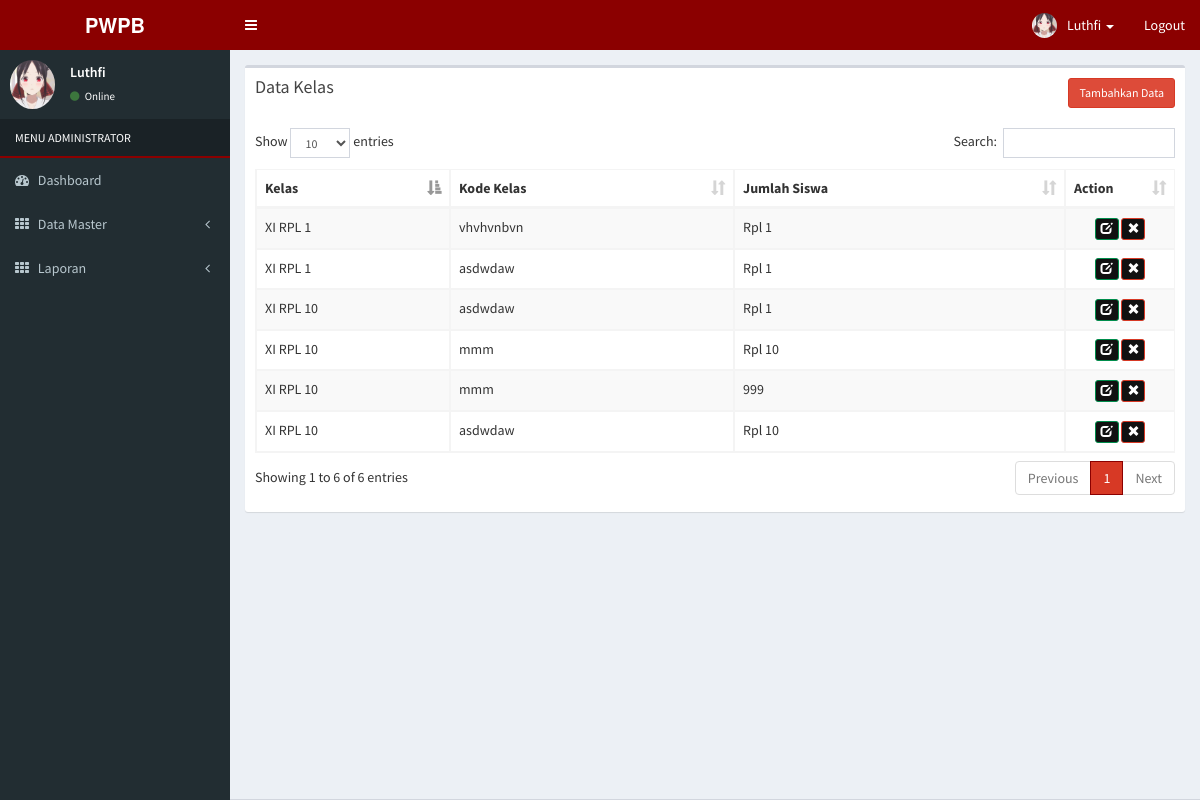
/index.php?view=kelas (signed in), run on the app's committed database.
### tables this page shows
CREATE TABLE `users` (
  `id_users` int(11) NOT NULL,
  `username` varchar(255) NOT NULL,
  `password` varchar(255) NOT NULL,
  `hak_akses` varchar(255) NOT NULL,
  `nama` varchar(255) NOT NULL,
  `status` enum('y','n') NOT NULL
);

CREATE TABLE `tb_kelas` (
  `id_kelas` int(11) NOT NULL,
  `kelas` varchar(255) NOT NULL,
  `kd_kelas` varchar(255) NOT NULL,
  `jml_murid` varchar(255) NOT NULL
);

### application/master_kelas.php (the view, shortened to what this page needs)
<?php if ($_GET['act'] == '') {
?>
  <form method="post" action="">
    <div class="col-xs-12">
      <div class="box">
        <div class="box-header">
          <h3 class="box-title">Data Kelas </h3>
          <a class='pull-right btn btn-danger btn-sm' href='index.php?view=kelas&act=tambah'>Tambahkan Data</a>
        </div>
        <div class="box-body">
          <table id="example1" class="table table-bordered table-striped">
            <thead>
              <tr>
                <th>Kelas</th>
                <th>Kode Kelas</th>
                <th>Jumlah Siswa</th>
                <th style='width:70px'>Action</th>
              </tr>
            </thead>
            <tbody>
              <?php
              $tampil = mysqli_query($koneksi, "SELECT * FROM tb_kelas order by id_kelas desc");
              while ($data = mysqli_fetch_array($tampil)) :
              ?>
                <tr>
                  <td><?= $data['kelas'] ?></td>
                  <td><?= $data['kd_kelas'] ?></td>
                  <td><?= $data['jml_murid'] ?></td>
                  <td>
                    <?php
                    echo
                    "<center><a class='btn btn-success btn-xs bg-black' title='Edit Data' href='?view=kelas&act=edit&id=$data[id_kelas]'><span class='glyphicon glyphicon-edit'></span></a>
                  <a class='btn btn-danger btn-xs bg-black' title='Delete Data' href='?view=kelas&hapus=$data[id_kelas]'><span class='glyphicon glyphicon-remove'></span></a></center>";
                    ?>
                  </td>
                </tr>
              <?php endwhile; ?>
            </tbody>
          </table>
        </div>
      </div>
    </div>
  </form>
<?php
}
?>

### main-header.php (shortened to what this page needs)
<a href="index.php" class="logo">
  <span class="logo-lg"><b>PWPB</b></span>
</a>
<nav class="navbar navbar-static-top" role="navigation">
  <a href="#" class="sidebar-toggle" data-toggle="offcanvas" role="button">
  </a>
  <div class="navbar-custom-menu">
    <ul class="nav navbar-nav">
      <li class="dropdown user user-menu">
        <a href="#" class="dropdown-toggle" data-toggle="dropdown">
          <img src="<?php echo $foto; ?>" class="user-image" alt="User Image">
          <span class="hidden-xs"><?php echo $nama; ?></span> <span class='caret'></span>
        </a>
      </li>
      <li><a href="logout.php">Logout</a></li>
    </ul>
  </div>
</nav>

### menu-admin.php (shortened to what this page needs)
<section class="sidebar">
  <div class="user-panel">
    <div class="pull-left image">
      <img src="<?php echo $foto; ?>" class="img-circle" alt="User Image">
    </div>
    <div class="pull-left info">
      <p><?php echo $nama; ?></p>
      <a href="#"><i class="fa fa-circle text-success"></i> Online</a>
    </div>
  </div>
  <ul class="sidebar-menu">
    <li class="header" style='color:#fff; text-transform:uppercase; border-bottom:2px solid #8B0000'>MENU <?php echo $level; ?></li>
    <li><a href="index.php"><i class="fa fa-dashboard"></i> <span>Dashboard</span></a></li>
    <li class="treeview">
      <a href="#"><i class="fa fa-th"></i> <span>Data Master</span><i class="fa fa-angle-left pull-right"></i></a>
    </li>
    <li class="treeview">
      <a href="#"><i class="fa fa-th"></i> <span>Laporan</span><i class="fa fa-angle-left pull-right"></i></a>
    </li>
  </ul>
</section>

### css/skin.css (style rules this page uses)
.skin .main-header .navbar { background-color: #8B0000; }
.skin .main-header .logo { background-color: #8B0000; color: #ffffff; border-bottom: 0 solid transparent; }
.skin .user-panel>.info, .skin .user-panel>.info>a { color: #fff; }
.skin .sidebar-menu > li.header { background: #1a2226; }
.skin .main-header .navbar .sidebar-toggle { color: #ffffff; }
.skin .main-header .navbar .nav > li > a { color: #ffffff; }
.skin .sidebar a { color: #b8c7ce; }

### data on the page
users: nama "Luthfi"
tb_kelas: kelas "XI RPL 1", kd_kelas "vhvhvnbvn", jml_murid "Rpl 1"
tb_kelas: kelas "XI RPL 10", kd_kelas "asdwdaw", jml_murid "Rpl 1"
tb_kelas: kelas "XI RPL 10", kd_kelas "mmm", jml_murid "Rpl 10"
tb_kelas: kelas "XI RPL 10", kd_kelas "mmm", jml_murid "999"
tb_kelas: kelas "XI RPL 10", kd_kelas "asdwdaw", jml_murid "Rpl 10"
tb_kelas: kelas "XI RPL 1", kd_kelas "asdwdaw", jml_murid "Rpl 1"

### other printed values
$level "ADMINISTRATOR"
